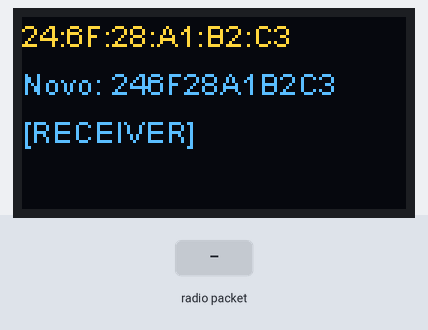
Bench run of a program on a simulated ESP32. Parts: 128×64 one-colour display. Inputs (shaded band) come from the test bench. The OLED is the two-colour kind (top 16 rows yellow); WiFi joins after 1.5 s; servers stay silent unless stated; no radio packets arrive unless stated; what the program prints to the serial monitor is not drawn.

Above: at 2.7 s.
2.8 s: radio packet "1" arrives
Timing chart, 0 to 5.8 s (numbered marks = the images above; inputs shaded):
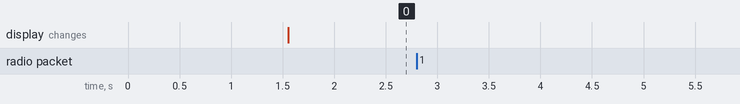

Measured:
- after the input at 2.8 s, every drawn part: stays the same

The program:

main.cpp
```cpp
#include <SPI.h>
#include <LoRa.h>
#include <WiFi.h>
#include <Wire.h>
#include <HTTPClient.h>
#include <SSD1306.h>
#include <list>

#define BAND 921E6

const char* ssid = "LaboratorioE117";
const char* password = "LAB@117";

char ip_conv[14];
String IP = "172.24.1.2";

const char* BROKER_MQTT;
int BROKER_PORT = 1883;

String mensagem;
String localAddress;

char info_topico[25];

const int LORA_SCK_PIN  = 5;
const int LORA_MISO_PIN = 19;
const int LORA_MOSI_PIN = 27;
const int LORA_SS_PIN   = 18;
const int LORA_RST_PIN  = 15;
const int LORA_DI00_PIN = 26;

// Dados de IP da rede
IPAddress local_IP(172,24,1,52);
IPAddress gateway(172,24,1,1);
IPAddress subnet(255,255,0,0);
IPAddress primaryDNS(8,8,8,8);
IPAddress secondaryDNS(8,8,4,4);

// Variável para controlar o display
const int DISPLAY_ADDRESS_PIN = 60;
const int DISPLAY_SDA_PIN     = 4;
const int DISPLAY_SCL_PIN     = 15;
const int DISPLAY_RST_PIN     = 16;
SSD1306 display(DISPLAY_ADDRESS_PIN, DISPLAY_SDA_PIN, DISPLAY_SCL_PIN);

// variaveis para indicação de nucleo
static uint8_t taskCoreZero = 0;
static uint8_t taskCoreOne = 1;

int travaSite = 0;
String msg;

WiFiClient espCliente;
HTTPClient http;


/*
  --- setupDisplay() ---
  O estado do GPIO16 é utilizado para controlar o display OLED
  digitalWrite(16, LOW) Reseta as configurações do display OLED
  Para o OLED permanecer ligado, o GPIO16 deve permanecer HIGH
  Deve estar em HIGH antes de chamar o display.init() e fazer as demais configurações,
*/

void setupDisplay(){

  pinMode(16, OUTPUT);
  digitalWrite(16, LOW);
  digitalWrite(16, HIGH);

  // não inverta a ordem
  display.init();
  display.flipScreenVertically();
  display.setFont(ArialMT_Plain_10);
  display.setTextAlignment(TEXT_ALIGN_LEFT);
}

void LoRa_rxMode(){
  /* O gateway será composto do sender e receiver essa funcao e responsavel
  por setar o esp32 para que ele apenas receba informacoes */
  LoRa.disableInvertIQ();
  LoRa.receive();
}

bool loraBegin(){
  // Inicializacao da comunicacao SPI
  SPI.begin(LORA_SCK_PIN, LORA_MISO_PIN, LORA_MOSI_PIN, LORA_SS_PIN);
  // Pinos do LoRa setados
  LoRa.setPins(LORA_SS_PIN, LORA_RST_PIN, LORA_DI00_PIN);

  return LoRa.begin(BAND);
}

void onReceive(int packetSize){
  /*
    O recebimento funciona com o envio de um pacote de duas linhas (mensagem)
    A primeira linha é sempre o tamanho da mensagem
    A segunda é o conteudo da mensagem, como método de seguranca
    para garantir que todo o pacote chegou.
  */
  if( packetSize == 0 ) return;  // se nenhuma mensagem foi recebida sai da funcao
  byte incomingLength = LoRa.read(); // tamanho da mensagem
  String incoming = "";
  while( LoRa.available() ){
    incoming += (char)LoRa.read();
  }
  if( incomingLength != incoming.length() ){
    Serial.println("Erro! o tamanho da mensagem não condiz com o conteudo");
    return;
  }

  Serial.println("Tamanho da mensagem: " + String(incomingLength ) );
  Serial.println("Mensagem: " + incoming);
  Serial.println();

  String addressWeb = "http://"+IP+"/acoes.php?atualizar=";
  addressWeb += incoming;
  msg = addressWeb;
  travaSite = 1;

}

void setup(){
  IP.toCharArray(ip_conv, 14);
  setupDisplay();
  Serial.begin(115200);

  if (!loraBegin()){
    Serial.println("LoRa não conseguiu inicializar...");
    while (true);
  }

  // Ativa crc
  LoRa.enableCrc();
  // Ativa o recebimento de pacotes
  LoRa.onReceive(onReceive); // callback
  LoRa_rxMode();  // seta o esp32 apenas para recebimento de informacoes dos Nodes
  Serial.println("LoRa inicializado com sucesso");
  Serial.println("Aguardando conexão");

  if (!WiFi.config(local_IP, gateway, subnet, primaryDNS, secondaryDNS))
  {
    Serial.println("STA não conseguiu configurar");
  }

  WiFi.begin(ssid, password);
  while( WiFi.status() != WL_CONNECTED ){
    delay(100);
    Serial.print(".");
  }
  Serial.println("WiFi conectado com sucesso: ");

  // Contrucao do MAC do hardware para MAC byte
  String localMac = WiFi.macAddress();
  char characterMacLocal[18];
  String(localMac).toCharArray(characterMacLocal, 18);
  char* infoMacLocal[6];

  infoMacLocal[0] = strtok(characterMacLocal,":");
  infoMacLocal[1] = strtok(NULL, ":");
  infoMacLocal[2] = strtok(NULL, ":");
  infoMacLocal[3] = strtok(NULL, ":");
  infoMacLocal[4] = strtok(NULL, ":");
  infoMacLocal[5] = strtok(NULL, ":");
  String builtMac;

  for(int i=0; i<6; i++){
    builtMac += infoMacLocal[i];
  }

  localAddress = builtMac;
  display.clear();
  display.drawString(0, 0,  "" + String(localMac));
  display.drawString(0, 16, "Novo: " + String(builtMac));
  display.drawString(0, 32, "[RECEIVER]");
  display.display();
}

void site(){
  http.begin(msg);
  int httpCode = http.GET();
  http.end();
}

void resetar(){
  if (millis() > 7200000){
    ESP.restart();
  }
}

void loop() {
  if( travaSite = 1){
    site();
    travaSite = 0;
    resetar();
  }
}
```
